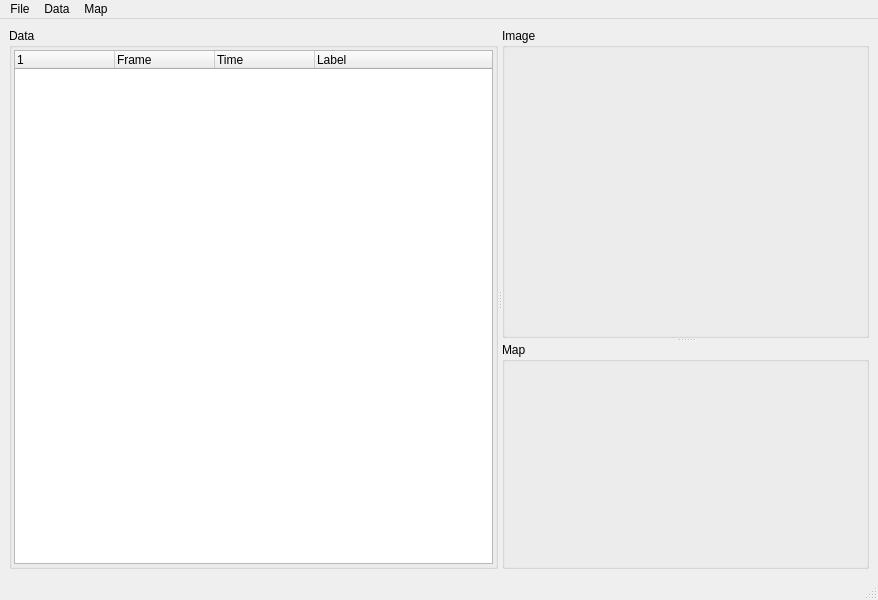
<?xml version="1.0" encoding="UTF-8"?>
<ui version="4.0">
 <class>MainWindow</class>
 <widget class="QMainWindow" name="MainWindow">
  <property name="geometry">
   <rect>
    <x>0</x>
    <y>0</y>
    <width>878</width>
    <height>600</height>
   </rect>
  </property>
  <property name="windowTitle">
   <string>DataEditor</string>
  </property>
  <widget class="QWidget" name="centralwidget">
   <layout class="QVBoxLayout">
    <item>
     <widget class="QSplitter" name="splitter_3">
      <property name="orientation">
       <enum>Qt::Horizontal</enum>
      </property>
      <widget class="QWidget" name="widget_3" native="true">
       <layout class="QVBoxLayout">
        <property name="spacing">
         <number>0</number>
        </property>
        <property name="margin">
         <number>0</number>
        </property>
        <item>
         <widget class="QSplitter" name="splitter_2">
          <property name="orientation">
           <enum>Qt::Vertical</enum>
          </property>
          <widget class="QGroupBox" name="groupBox">
           <property name="title">
            <string>Data</string>
           </property>
           <layout class="QVBoxLayout">
            <property name="margin">
             <number>2</number>
            </property>
            <item>
             <widget class="QTreeWidget" name="dataTreeWidget">
              <property name="contextMenuPolicy">
               <enum>Qt::ActionsContextMenu</enum>
              </property>
              <property name="frameShadow">
               <enum>QFrame::Plain</enum>
              </property>
              <property name="alternatingRowColors">
               <bool>true</bool>
              </property>
              <property name="selectionMode">
               <enum>QAbstractItemView::ExtendedSelection</enum>
              </property>
              <property name="rootIsDecorated">
               <bool>false</bool>
              </property>
              <property name="allColumnsShowFocus">
               <bool>true</bool>
              </property>
              <column>
               <property name="text">
                <string/>
               </property>
              </column>
              <column>
               <property name="text">
                <string>Frame</string>
               </property>
              </column>
              <column>
               <property name="text">
                <string>Time</string>
               </property>
              </column>
              <column>
               <property name="text">
                <string>Label</string>
               </property>
              </column>
             </widget>
            </item>
           </layout>
          </widget>
         </widget>
        </item>
       </layout>
      </widget>
      <widget class="QWidget" name="widget" native="true">
       <layout class="QVBoxLayout">
        <property name="spacing">
         <number>0</number>
        </property>
        <property name="margin">
         <number>0</number>
        </property>
        <item>
         <widget class="QSplitter" name="splitter">
          <property name="orientation">
           <enum>Qt::Vertical</enum>
          </property>
          <widget class="QGroupBox" name="groupBox_3">
           <property name="title">
            <string>Image</string>
           </property>
           <layout class="QVBoxLayout">
            <property name="spacing">
             <number>0</number>
            </property>
            <property name="margin">
             <number>2</number>
            </property>
            <item>
             <widget class="QLabel" name="imageLabel">
              <property name="contextMenuPolicy">
               <enum>Qt::NoContextMenu</enum>
              </property>
              <property name="frameShape">
               <enum>QFrame::NoFrame</enum>
              </property>
              <property name="text">
               <string/>
              </property>
              <property name="alignment">
               <set>Qt::AlignCenter</set>
              </property>
             </widget>
            </item>
           </layout>
          </widget>
          <widget class="QGroupBox" name="mapGroupBox">
           <property name="minimumSize">
            <size>
             <width>200</width>
             <height>0</height>
            </size>
           </property>
           <property name="title">
            <string>Map</string>
           </property>
          </widget>
         </widget>
        </item>
       </layout>
      </widget>
     </widget>
    </item>
   </layout>
  </widget>
  <widget class="QMenuBar" name="menubar">
   <property name="geometry">
    <rect>
     <x>0</x>
     <y>0</y>
     <width>878</width>
     <height>25</height>
    </rect>
   </property>
   <widget class="QMenu" name="menuFile">
    <property name="title">
     <string>File</string>
    </property>
    <addaction name="actionOpen"/>
    <addaction name="actionOpenLabels"/>
    <addaction name="actionSaveDataAs"/>
   </widget>
   <widget class="QMenu" name="menuMap">
    <property name="title">
     <string>Map</string>
    </property>
    <addaction name="actionPlotScansUsingLines"/>
    <addaction name="actionPlotScansUsingDots"/>
    <addaction name="separator"/>
    <addaction name="actionSaveMap"/>
    <addaction name="actionSaveMapWithOverlay"/>
   </widget>
   <widget class="QMenu" name="menuData">
    <property name="title">
     <string>Data</string>
    </property>
    <addaction name="actionChangeLabel"/>
    <addaction name="actionMarkForRemoval"/>
    <addaction name="actionUnmark"/>
   </widget>
   <addaction name="menuFile"/>
   <addaction name="menuData"/>
   <addaction name="menuMap"/>
  </widget>
  <widget class="QStatusBar" name="statusbar"/>
  <action name="actionOpen">
   <property name="text">
    <string>Open Data</string>
   </property>
  </action>
  <action name="actionSaveDataAs">
   <property name="text">
    <string>Save Data As</string>
   </property>
  </action>
  <action name="actionOpenLabels">
   <property name="text">
    <string>Open Labels</string>
   </property>
  </action>
  <action name="actionPlotScansUsingDots">
   <property name="checkable">
    <bool>true</bool>
   </property>
   <property name="text">
    <string>Plot Scans Using Dots</string>
   </property>
  </action>
  <action name="actionPlotScansUsingLines">
   <property name="checkable">
    <bool>true</bool>
   </property>
   <property name="checked">
    <bool>true</bool>
   </property>
   <property name="text">
    <string>Plot Scans Using Lines</string>
   </property>
  </action>
  <action name="actionSaveMap">
   <property name="text">
    <string>Save Map</string>
   </property>
  </action>
  <action name="actionSaveMapWithOverlay">
   <property name="text">
    <string>Save Map with Scan/Position Overlay</string>
   </property>
  </action>
  <action name="actionChangeLabel">
   <property name="text">
    <string>Change Label</string>
   </property>
   <property name="shortcut">
    <string>Alt+C</string>
   </property>
  </action>
  <action name="actionMarkForRemoval">
   <property name="text">
    <string>Mark for Removal</string>
   </property>
   <property name="shortcut">
    <string>Del</string>
   </property>
  </action>
  <action name="actionUnmark">
   <property name="text">
    <string>Unmark</string>
   </property>
  </action>
  <action name="actionChangeLabelTo1">
   <property name="text">
    <string>Change Label to 1</string>
   </property>
   <property name="shortcut">
    <string>Alt+1</string>
   </property>
  </action>
  <action name="actionChangeLabelTo2">
   <property name="text">
    <string>Change Label to 2</string>
   </property>
   <property name="shortcut">
    <string>Alt+2</string>
   </property>
  </action>
 </widget>
 <resources>
  <include location="resources/resources.qrc"/>
 </resources>
 <connections/>
</ui>
